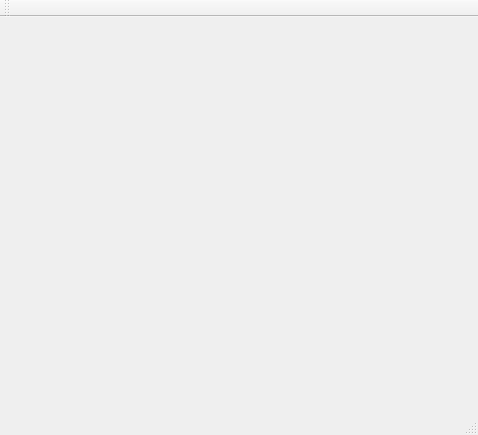
<?xml version="1.0" encoding="UTF-8"?>
<ui version="4.0">
 <class>MainWindow</class>
 <widget class="QMainWindow" name="MainWindow">
  <property name="geometry">
   <rect>
    <x>0</x>
    <y>0</y>
    <width>478</width>
    <height>435</height>
   </rect>
  </property>
  <property name="windowTitle">
   <string>MainWindow</string>
  </property>
  <widget class="QWidget" name="centralWidget">
   <layout class="QGridLayout" name="gridLayout">
    <item row="0" column="0">
     <widget class="QCustomPlot" name="widget" native="true"/>
    </item>
   </layout>
  </widget>
  <widget class="QMenuBar" name="menuBar">
   <property name="geometry">
    <rect>
     <x>0</x>
     <y>0</y>
     <width>478</width>
     <height>26</height>
    </rect>
   </property>
  </widget>
  <widget class="QToolBar" name="mainToolBar">
   <attribute name="toolBarArea">
    <enum>TopToolBarArea</enum>
   </attribute>
   <attribute name="toolBarBreak">
    <bool>false</bool>
   </attribute>
  </widget>
  <widget class="QStatusBar" name="statusBar"/>
 </widget>
 <layoutdefault spacing="6" margin="11"/>
 <customwidgets>
  <customwidget>
   <class>QCustomPlot</class>
   <extends>QWidget</extends>
   <header>qcustomplot.h</header>
   <container>1</container>
  </customwidget>
 </customwidgets>
 <resources/>
 <connections/>
</ui>
